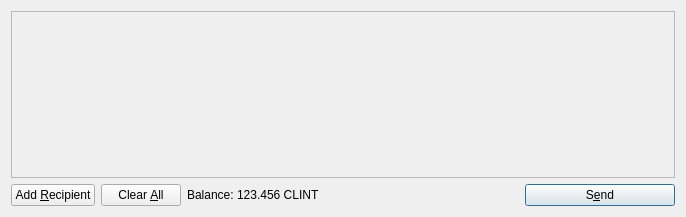
<?xml version="1.0" encoding="UTF-8"?>
<ui version="4.0">
 <class>SendCoinsDialog</class>
 <widget class="QDialog" name="SendCoinsDialog">
  <property name="geometry">
   <rect>
    <x>0</x>
    <y>0</y>
    <width>686</width>
    <height>217</height>
   </rect>
  </property>
  <property name="windowTitle">
   <string>Send Coins</string>
  </property>
  <layout class="QVBoxLayout" name="verticalLayout">
   <item>
    <widget class="QScrollArea" name="scrollArea">
     <property name="widgetResizable">
      <bool>true</bool>
     </property>
     <widget class="QWidget" name="scrollAreaWidgetContents">
      <property name="geometry">
       <rect>
        <x>0</x>
        <y>0</y>
        <width>666</width>
        <height>165</height>
       </rect>
      </property>
      <layout class="QVBoxLayout" name="verticalLayout_2">
       <property name="margin">
        <number>0</number>
       </property>
       <item>
        <layout class="QVBoxLayout" name="entries">
         <property name="spacing">
          <number>6</number>
         </property>
        </layout>
       </item>
       <item>
        <spacer name="verticalSpacer">
         <property name="orientation">
          <enum>Qt::Vertical</enum>
         </property>
         <property name="sizeHint" stdset="0">
          <size>
           <width>20</width>
           <height>40</height>
          </size>
         </property>
        </spacer>
       </item>
      </layout>
     </widget>
    </widget>
   </item>
   <item>
    <layout class="QHBoxLayout" name="horizontalLayout">
     <item>
      <widget class="QPushButton" name="addButton">
       <property name="toolTip">
        <string>Send to multiple recipients at once</string>
       </property>
       <property name="text">
        <string>Add &amp;Recipient</string>
       </property>
       <property name="icon">
        <iconset resource="../bitcoin.qrc">
         <normaloff>:/icons/add</normaloff>:/icons/add</iconset>
       </property>
       <property name="autoDefault">
        <bool>false</bool>
       </property>
      </widget>
     </item>
     <item>
      <widget class="QPushButton" name="clearButton">
       <property name="sizePolicy">
        <sizepolicy hsizetype="Minimum" vsizetype="Fixed">
         <horstretch>0</horstretch>
         <verstretch>0</verstretch>
        </sizepolicy>
       </property>
       <property name="toolTip">
        <string>Remove all transaction fields</string>
       </property>
       <property name="text">
        <string>Clear &amp;All</string>
       </property>
       <property name="icon">
        <iconset resource="../bitcoin.qrc">
         <normaloff>:/icons/remove</normaloff>:/icons/remove</iconset>
       </property>
       <property name="autoRepeatDelay">
        <number>300</number>
       </property>
       <property name="autoDefault">
        <bool>false</bool>
       </property>
      </widget>
     </item>
     <item>
      <layout class="QHBoxLayout" name="horizontalLayout_2">
       <property name="spacing">
        <number>3</number>
       </property>
       <item>
        <widget class="QLabel" name="label">
         <property name="text">
          <string>Balance:</string>
         </property>
        </widget>
       </item>
       <item>
        <widget class="QLabel" name="labelBalance">
         <property name="cursor">
          <cursorShape>IBeamCursor</cursorShape>
         </property>
         <property name="text">
          <string>123.456 CLINT</string>
         </property>
         <property name="textInteractionFlags">
          <set>Qt::LinksAccessibleByMouse|Qt::TextSelectableByKeyboard|Qt::TextSelectableByMouse</set>
         </property>
        </widget>
       </item>
      </layout>
     </item>
     <item>
      <spacer name="horizontalSpacer">
       <property name="orientation">
        <enum>Qt::Horizontal</enum>
       </property>
       <property name="sizeHint" stdset="0">
        <size>
         <width>40</width>
         <height>20</height>
        </size>
       </property>
      </spacer>
     </item>
     <item>
      <widget class="QPushButton" name="sendButton">
       <property name="minimumSize">
        <size>
         <width>150</width>
         <height>0</height>
        </size>
       </property>
       <property name="toolTip">
        <string>Confirm the send action</string>
       </property>
       <property name="text">
        <string>S&amp;end</string>
       </property>
       <property name="icon">
        <iconset resource="../bitcoin.qrc">
         <normaloff>:/icons/send</normaloff>:/icons/send</iconset>
       </property>
       <property name="default">
        <bool>true</bool>
       </property>
      </widget>
     </item>
    </layout>
   </item>
  </layout>
 </widget>
 <resources>
  <include location="../bitcoin.qrc"/>
 </resources>
 <connections/>
</ui>
